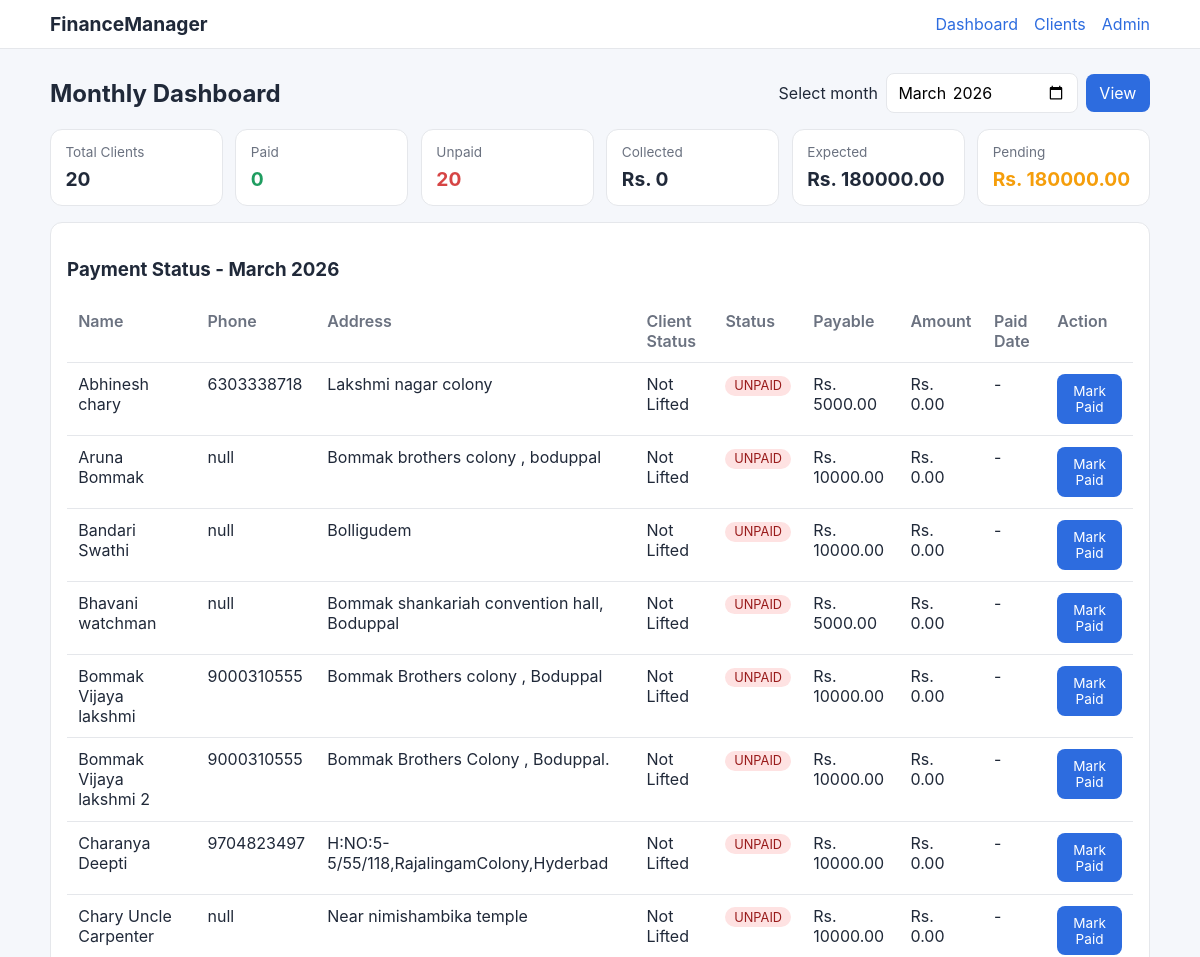
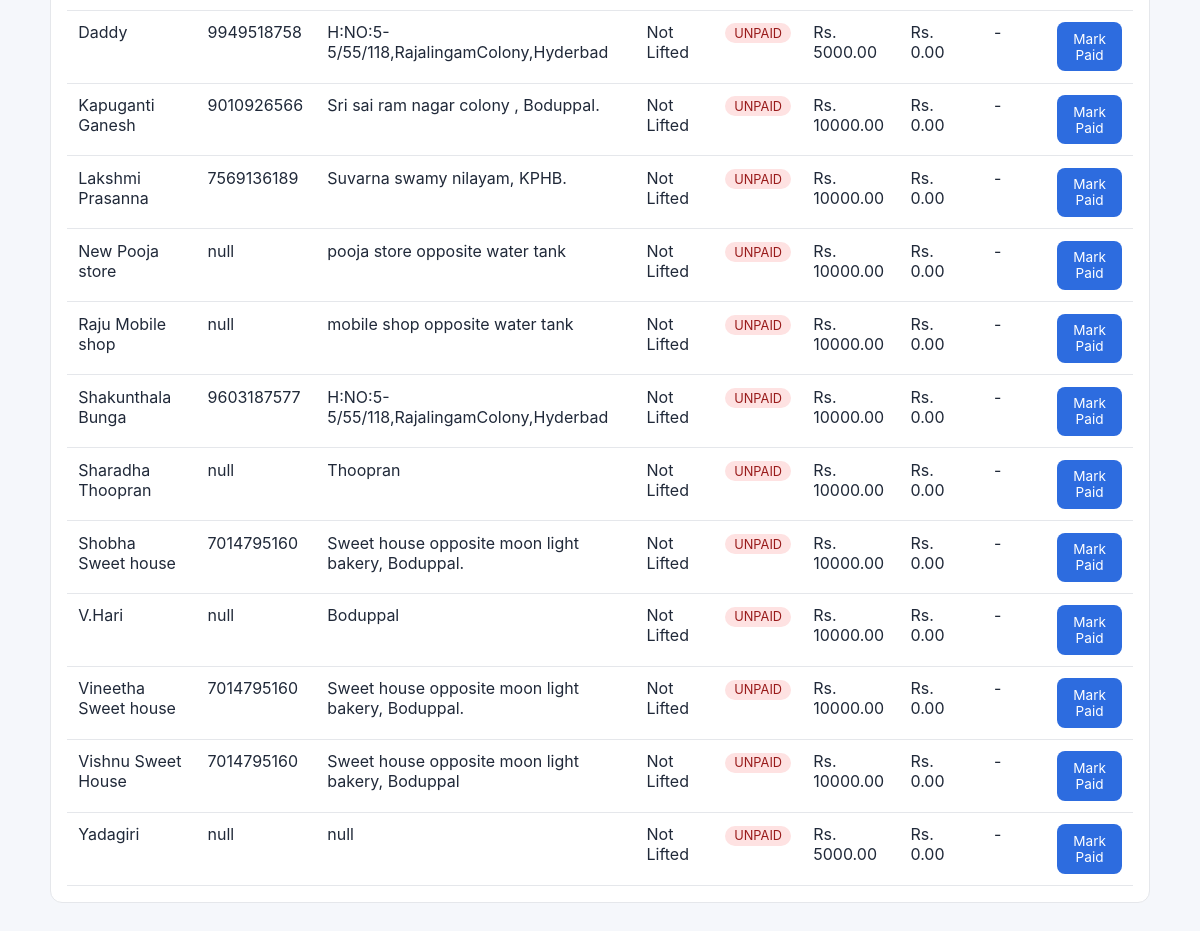
Before: / with the older database file (2 pictures, top to bottom).
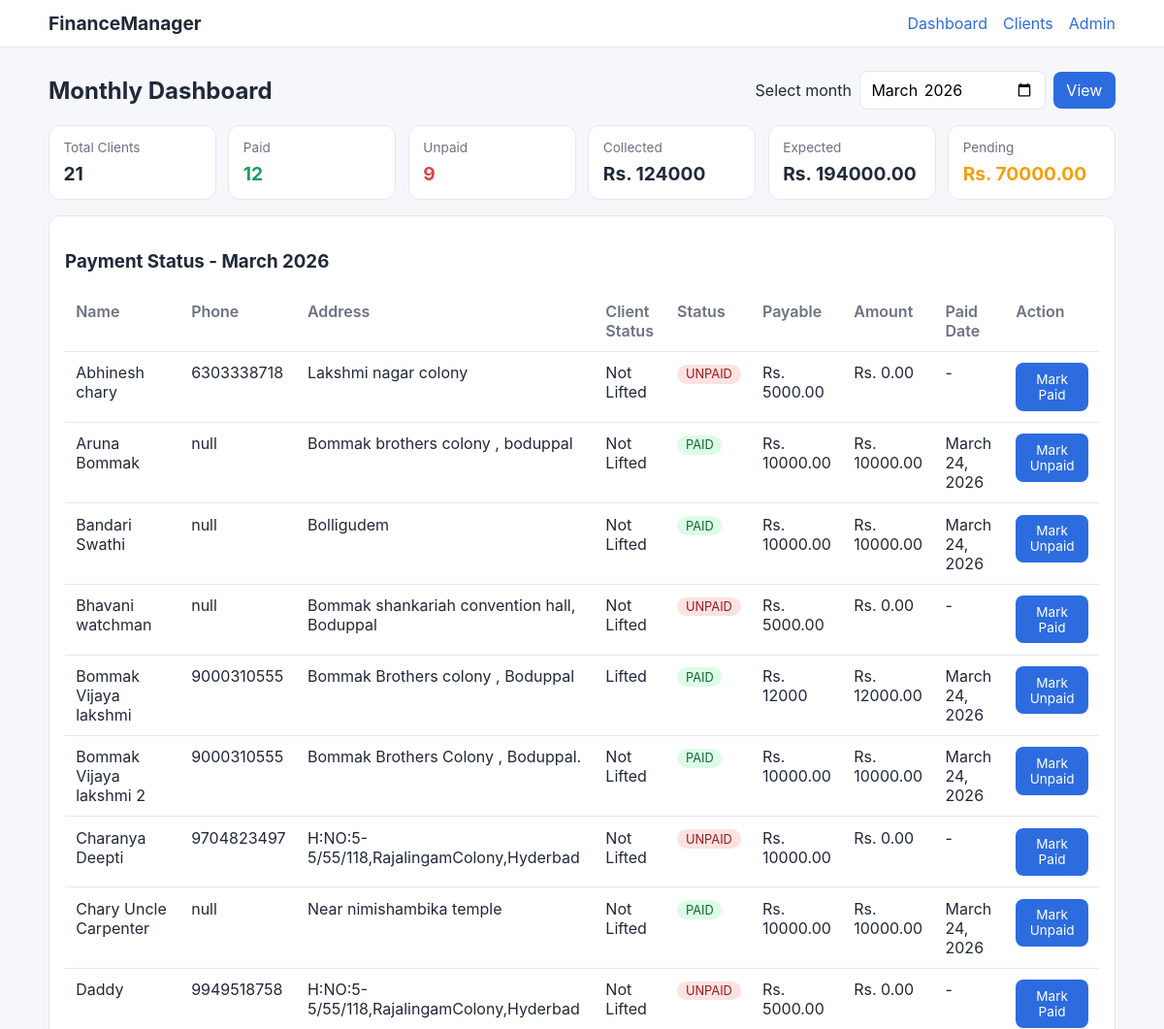
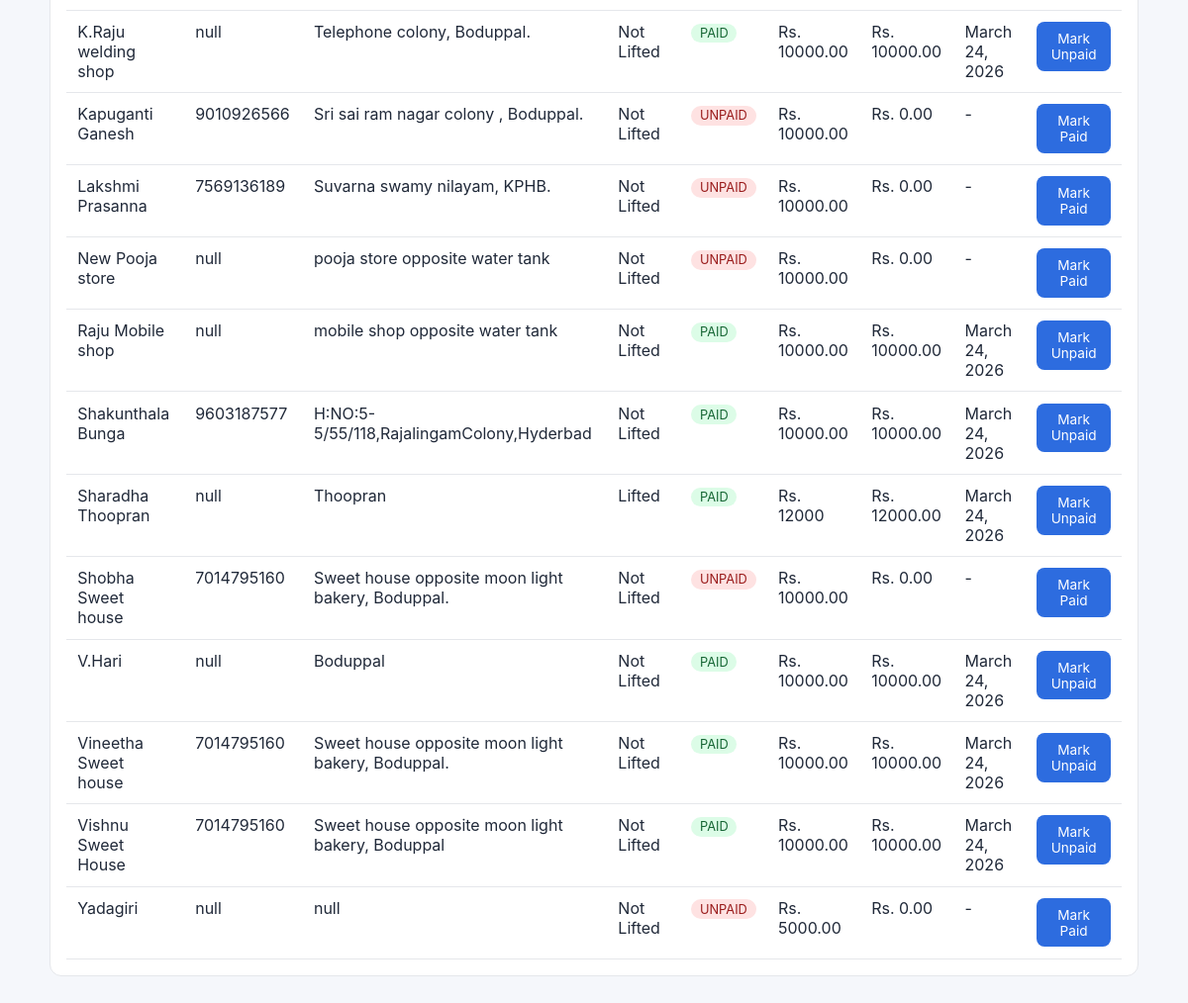
After: the same page with the newer database file (2 pictures, top to bottom).
### chitfund/models.py (models this page shows, shortened)
class MonthlyPayment(models.Model):
    class PaymentStatus(models.TextChoices):
        PAID = "PAID", "Paid"
        UNPAID = "UNPAID", "Unpaid"
    client = models.ForeignKey(Client, on_delete=models.CASCADE, related_name="payments")
    month = models.DateField(
        help_text="Use the first day of month. Example: 2026-03-01 for March 2026."
    )
    status = models.CharField(
        max_length=10, choices=PaymentStatus.choices, default=PaymentStatus.UNPAID
    )
    amount_paid = models.DecimalField(max_digits=10, decimal_places=2, default=0)
    paid_date = models.DateField(null=True, blank=True)
    notes = models.CharField(max_length=255, blank=True)
    created_at = models.DateTimeField(auto_now_add=True)
    updated_at = models.DateTimeField(auto_now=True)
    class Meta:
        ordering = ["-month", "client__name"]
        constraints = [
            models.UniqueConstraint(
                fields=["client", "month"], name="unique_client_month_payment"
            )
        ]

class Client(models.Model):
    class LiftStatus(models.TextChoices):
        NOT_LIFTED = "NOT_LIFTED", "Not Lifted"
        LIFTED = "LIFTED", "Lifted"
    name = models.CharField(max_length=120)
    phone = models.CharField(max_length=15)
    address = models.TextField()
    status = models.CharField(
        max_length=20, choices=LiftStatus.choices, default=LiftStatus.NOT_LIFTED
    )
    lifted_month = models.DateField(
        null=True,
        blank=True,
        help_text="Set as first day of month. Example: 2026-03-01.",
    )
    joined_date = models.DateField(default=timezone.localdate)
    monthly_amount = models.DecimalField(max_digits=10, decimal_places=2, default=10000)
    created_at = models.DateTimeField(auto_now_add=True)
    updated_at = models.DateTimeField(auto_now=True)
    class Meta:
        ordering = ["name"]

### chitfund/views.py (the view)
# urls.py: path("", views.dashboard, name="dashboard"),
def dashboard(request):
    selected_month = _parse_month(request.GET.get("month"))
    clients = Client.objects.all()
    for client in clients:
        MonthlyPayment.objects.get_or_create(
            client=client,
            month=selected_month,
            defaults={"status": MonthlyPayment.PaymentStatus.UNPAID, "amount_paid": 0},
        )
    payments = MonthlyPayment.objects.filter(month=selected_month).select_related("client")
    stats = payments.aggregate(
        total_clients=Count("id"),
        paid_clients=Count("id", filter=Q(status=MonthlyPayment.PaymentStatus.PAID)),
        unpaid_clients=Count("id", filter=Q(status=MonthlyPayment.PaymentStatus.UNPAID)),
        total_collected=Sum("amount_paid", filter=Q(status=MonthlyPayment.PaymentStatus.PAID)),
    )
    total_clients = stats["total_clients"] or 0
    paid_clients = stats["paid_clients"] or 0
    unpaid_clients = stats["unpaid_clients"] or 0
    total_collected = stats["total_collected"] or Decimal("0")
    expected_amount = sum(
        (_payable_amount_for_month(payment.client, selected_month) for payment in payments),
        start=Decimal("0"),
    )
    pending_amount = expected_amount - total_collected
    context = {
        "selected_month": selected_month,
        "payments": payments,
        "total_clients": total_clients,
        "paid_clients": paid_clients,
        "unpaid_clients": unpaid_clients,
        "total_collected": total_collected,
        "pending_amount": pending_amount,
        "expected_amount": expected_amount,
    }
    return render(request, "chitfund/dashboard.html", context)

### chitfund/views.py (called while the page is built)
def _first_day_of_current_month():
    today = date.today()
    return today.replace(day=1)

def _parse_month(month_param):
    if not month_param:
        return _first_day_of_current_month()
    try:
        year_str, month_str = month_param.split("-")
        return date(int(year_str), int(month_str), 1)
    except (ValueError, TypeError):
        return _first_day_of_current_month()

def _payable_amount_for_month(client, payment_month):
    if (
        client.status == Client.LiftStatus.LIFTED
        and client.lifted_month
        and payment_month > client.lifted_month
    ):
        return Decimal("12000")
    return client.monthly_amount

### templates/chitfund/dashboard.html (shortened to what this page needs)
{% extends "chitfund/base.html" %}
{% block content %}
<section class="toolbar">
    <h2>Monthly Dashboard</h2>
    <form method="get" class="month-form">
        <label for="month">Select month</label>
        <input type="month" id="month" name="month" value="{{ selected_month|date:'Y-m' }}">
        <button type="submit">View</button>
    </form>
</section>
<section class="stats-grid">
    <article class="stat-card">
        <p>Total Clients</p>
        <h3>{{ total_clients }}</h3>
    </article>
    <article class="stat-card success">
        <p>Paid</p>
        <h3>{{ paid_clients }}</h3>
    </article>
    <article class="stat-card danger">
        <p>Unpaid</p>
        <h3>{{ unpaid_clients }}</h3>
    </article>
    <article class="stat-card">
        <p>Collected</p>
        <h3>Rs. {{ total_collected }}</h3>
    </article>
    <article class="stat-card">
        <p>Expected</p>
        <h3>Rs. {{ expected_amount }}</h3>
    </article>
    <article class="stat-card warning">
        <p>Pending</p>
        <h3>Rs. {{ pending_amount }}</h3>
    </article>
</section>
<section class="table-wrap">
    <h3>Payment Status - {{ selected_month|date:"F Y" }}</h3>
    <table>
        <thead>
            <tr>
                <th>Name</th>
                <th>Phone</th>
                <th>Address</th>
                <th>Client Status</th>
                <th>Status</th>
                <th>Payable</th>
                <th>Amount</th>
                <th>Paid Date</th>
                <th>Action</th>
            </tr>
        </thead>
        <tbody>
            {% for payment in payments %}
            <tr>
                <td>{{ payment.client.name }}</td>
                <td>{{ payment.client.phone }}</td>
                <td>{{ payment.client.address }}</td>
                <td>{{ payment.client.get_status_display }}</td>
                <td>
                    <span class="pill {% if payment.status == 'PAID' %}paid{% else %}unpaid{% endif %}">
                        {{ payment.status }}
                    </span>
                </td>
                <td>
                    {% if payment.client.status == "LIFTED" and payment.client.lifted_month and payment.month > payment.client.lifted_month %}
                        Rs. 12000
                    {% else %}
                        Rs. {{ payment.client.monthly_amount }}
                    {% endif %}
                </td>
                <td>Rs. {{ payment.amount_paid }}</td>
                <td>{{ payment.paid_date|default:"-" }}</td>
                <td>
                    <form method="post" action="{% url 'toggle-payment' payment.id %}">
                        <button class="small-btn" type="submit">
                            {% if payment.status == "PAID" %}Mark Unpaid{% else %}Mark Paid{% endif %}
                        </button>
                    </form>
                </td>
            </tr>
            {% empty %}
            <tr>
                <td colspan="9">No clients found.</td>
            </tr>
            {% endfor %}
        </tbody>
    </table>
</section>
{% endblock %}

### templates/chitfund/base.html (shortened to what this page needs)
{% load static %}
<!DOCTYPE html>
<html lang="en">
<head>
    <link rel="stylesheet" href="{% static 'css/styles.css' %}">
</head>
<body>
    <header class="header">
        <div class="container nav">
            <h1>FinanceManager</h1>
            <nav>
                <a href="{% url 'dashboard' %}">Dashboard</a>
                <a href="{% url 'client-list' %}">Clients</a>
                <a href="/admin/">Admin</a>
            </nav>
        </div>
    </header>
    <main class="container main">
        {% block content %}{% endblock %}
    </main>
</body>
</html>

### static/css/styles.css (style rules this page uses)
:root { --bg: #f5f7fb; --card: #ffffff; --text: #202939; --muted: #6b7280; --primary: #2d6cdf; --success: #1f9d60; --danger: #d64545; --warning: #f59e0b; --border: #e5e7eb; }
* { box-sizing: border-box; }
body { margin: 0; font-family: -apple-system, BlinkMacSystemFont, "Segoe UI", Roboto, sans-serif; background: var(--bg); color: var(--text); }
.container { width: min(1100px, 92%); margin: 0 auto; }
.header { background: var(--card); border-bottom: 1px solid var(--border); position: sticky; top: 0; }
.nav { display: flex; justify-content: space-between; align-items: center; padding: 0.75rem 0; }
.nav h1 { margin: 0; font-size: 1.2rem; }
.nav nav { display: flex; gap: 1rem; }
a { text-decoration: none; color: var(--primary); }
.main { padding: 1.5rem 0 2rem; }
.toolbar { display: flex; justify-content: space-between; align-items: center; gap: 1rem; margin-bottom: 1rem; }
.toolbar h2 { margin: 0; }
.month-form, .search-form { display: flex; gap: 0.5rem; align-items: center; }
input, textarea, select, button { font: inherit; padding: 0.5rem 0.65rem; border: 1px solid var(--border); border-radius: 8px; background: #fff; }
button, .btn-link { background: var(--primary); color: #fff; border: none; cursor: pointer; padding: 0.55rem 0.85rem; border-radius: 8px; }
.small-btn { font-size: 0.85rem; }
.stats-grid { display: grid; grid-template-columns: repeat(auto-fit, minmax(160px, 1fr)); gap: 0.8rem; margin-bottom: 1rem; }
.stat-card { background: var(--card); border: 1px solid var(--border); border-radius: 12px; padding: 0.9rem; }
.stat-card p { margin: 0; color: var(--muted); font-size: 0.85rem; }
.stat-card h3 { margin: 0.4rem 0 0; font-size: 1.2rem; }
.success h3 { color: var(--success); }
.danger h3 { color: var(--danger); }
.warning h3 { color: var(--warning); }
.table-wrap, .form-card { background: var(--card); border: 1px solid var(--border); border-radius: 12px; padding: 1rem; }
table { width: 100%; border-collapse: collapse; }
th, td { text-align: left; padding: 0.7rem; border-bottom: 1px solid var(--border); vertical-align: top; }
th { color: var(--muted); font-weight: 600; }
.pill { display: inline-block; padding: 0.15rem 0.55rem; border-radius: 999px; font-size: 0.8rem; }
.pill.paid { background: #dcfce7; color: #166534; }
.pill.unpaid { background: #fee2e2; color: #991b1b; }

Changed rows visible on the page:
changed MonthlyPayment "Aruna Bommak": status "UNPAID" → "PAID"; amount_paid "0.00" → "10000.00"; paid_date "-" → "March 24, 2026"; status "Mark Paid" → "Mark Unpaid"
changed MonthlyPayment "Bandari Swathi": status "UNPAID" → "PAID"; amount_paid "0.00" → "10000.00"; paid_date "-" → "March 24, 2026"; status "Mark Paid" → "Mark Unpaid"
changed MonthlyPayment "Bommak Vijaya lakshmi": client.status "Not Lifted" → "Lifted"; status "UNPAID" → "PAID"; amount_paid "0.00" → "12000.00"; paid_date "-" → "March 24, 2026"; client.monthly_amount "10000.00" → (not shown); text "Rs." → "Rs. 12000"; status "Mark Paid" → "Mark Unpaid"
changed MonthlyPayment "Bommak Vijaya lakshmi 2": status "UNPAID" → "PAID"; amount_paid "0.00" → "10000.00"; paid_date "-" → "March 24, 2026"; status "Mark Paid" → "Mark Unpaid"
changed MonthlyPayment "Chary Uncle Carpenter": status "UNPAID" → "PAID"; amount_paid "0.00" → "10000.00"; paid_date "-" → "March 24, 2026"; status "Mark Paid" → "Mark Unpaid"
added MonthlyPayment: client.name "K.Raju welding shop", client.phone "null", client.address "Telephone colony, Boduppal.", client.status "Not Lifted", status "PAID", client.monthly_amount "10000.00", amount_paid "10000.00", paid_date "March 24, 2026", shows "Mark Unpaid"
changed MonthlyPayment "Raju Mobile shop": status "UNPAID" → "PAID"; amount_paid "0.00" → "10000.00"; paid_date "-" → "March 24, 2026"; status "Mark Paid" → "Mark Unpaid"
changed MonthlyPayment "Shakunthala Bunga": status "UNPAID" → "PAID"; amount_paid "0.00" → "10000.00"; paid_date "-" → "March 24, 2026"; status "Mark Paid" → "Mark Unpaid"
changed MonthlyPayment "Sharadha Thoopran": client.status "Not Lifted" → "Lifted"; status "UNPAID" → "PAID"; amount_paid "0.00" → "12000.00"; paid_date "-" → "March 24, 2026"; client.monthly_amount "10000.00" → (not shown); text "Rs." → "Rs. 12000"; status "Mark Paid" → "Mark Unpaid"
changed MonthlyPayment "V.Hari": status "UNPAID" → "PAID"; amount_paid "0.00" → "10000.00"; paid_date "-" → "March 24, 2026"; status "Mark Paid" → "Mark Unpaid"
changed MonthlyPayment "Vineetha Sweet house": status "UNPAID" → "PAID"; amount_paid "0.00" → "10000.00"; paid_date "-" → "March 24, 2026"; status "Mark Paid" → "Mark Unpaid"
changed MonthlyPayment "Vishnu Sweet House": status "UNPAID" → "PAID"; amount_paid "0.00" → "10000.00"; paid_date "-" → "March 24, 2026"; status "Mark Paid" → "Mark Unpaid"
Other visible differences:
{{ total_clients }}: "20" → "21"
{{ paid_clients }}: "0" → "12"
{{ unpaid_clients }}: "20" → "9"
{{ total_collected }}: "0" → "124000"
{{ expected_amount }}: "180000.00" → "194000.00"
{{ pending_amount }}: "180000.00" → "70000.00"
